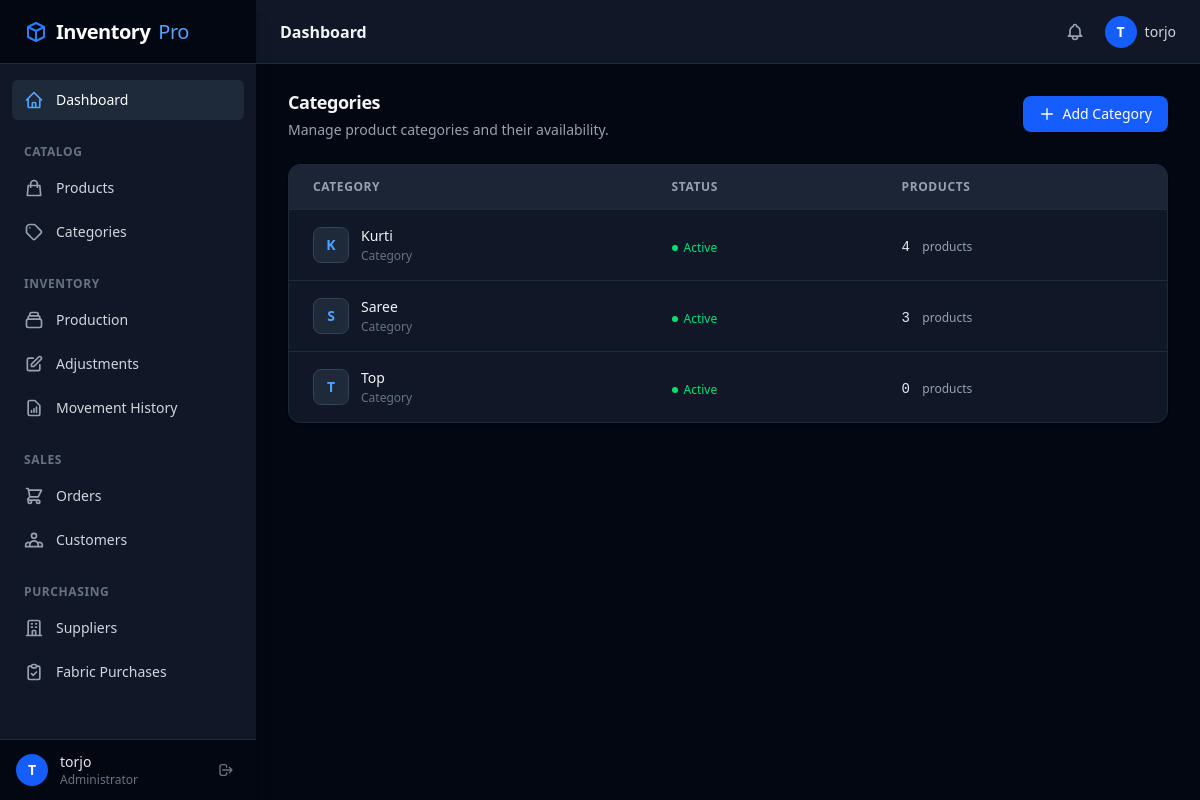
The page /products/categories/ (signed in) on the database its author committed.
### apps/accounts/models.py (models this page shows)
class User(AbstractUser):
    pass

### apps/products/models.py (models this page shows, shortened)
class Category(models.Model):
    name = models.CharField(max_length=255)
    slug = models.SlugField(max_length=255, unique=True, blank=True)
    description = models.TextField(blank=True)
    is_active = models.BooleanField(default=True)
    created_at = models.DateTimeField(auto_now_add=True)
    updated_at = models.DateTimeField(auto_now=True)
    class Meta:
        verbose_name_plural = 'Categories'
        ordering = ['name']

### apps/products/views.py (the view)
# urls.py: path('categories/', views.category_list, name='category_list'),
@login_required
def category_list(request):
    categories = Category.objects.all().order_by('name')
    return render(request, 'products/category_list.html', {'categories': categories})

### templates/products/category_list.html (shortened to what this page needs)
{% extends "base.html" %}
{% block content %}
<div class="max-w-7xl mx-auto space-y-5">
<div class="flex items-center justify-between mb-6">
    <div>
        <h1 class="text-lg font-semibold text-gray-100 tracking-tight">
            Categories
        </h1>
        <p class="mt-1 text-sm text-gray-400">
            Manage product categories and their availability.
        </p>
    </div>
    <a
        href="{% url 'products:category_create' %}"
        class="inline-flex items-center gap-2 px-4 py-2
               bg-blue-600 text-white text-sm font-medium
               rounded-lg hover:bg-blue-700
               transition-colors duration-150 shadow-sm"
    >
        <svg
            class="w-4 h-4"
            fill="none"
            viewBox="0 0 24 24"
            stroke="currentColor"
        >
            <path
                stroke-linecap="round"
                stroke-linejoin="round"
                stroke-width="2"
                d="M12 4v16m8-8H4"
            />
        </svg>
        Add Category
    </a>
</div>
<div class="border border-gray-800 rounded-xl overflow-hidden bg-gray-900 shadow-sm">
    <table class="min-w-full">
        <thead>
            <tr class="border-b border-gray-800 bg-gray-800/80">
                <th
                    class="px-6 py-3.5 text-left
                           text-xs font-semibold text-gray-400
                           uppercase tracking-wider"
                >
                    Category
                </th>
                <th
                    class="px-6 py-3.5 text-left
                           text-xs font-semibold text-gray-400
                           uppercase tracking-wider"
                >
                    Status
                </th>
                <th
                    class="px-6 py-3.5 text-left
                           text-xs font-semibold text-gray-400
                           uppercase tracking-wider"
                >
                    Products
                </th>
            </tr>
        </thead>
        <tbody class="divide-y divide-gray-800">
            {% for category in categories %}
            <tr
                class="hover:bg-gray-800/50
                       transition-colors duration-100"
            >
                <td class="px-6 py-4">
                    <div class="flex items-center gap-3">
                        <div
                            class="w-9 h-9 rounded-lg
                                   bg-gray-800 border border-gray-700
                                   flex items-center justify-center
                                   text-sm font-semibold
                                   text-blue-400"
                        >
                            {{ category.name|first|upper }}
                        </div>
                        <div>
                            <p class="text-sm font-medium text-gray-100">
                                {{ category.name }}
                            </p>
                            <p class="text-xs text-gray-500 mt-0.5">
                                Category
                            </p>
                        </div>
                    </div>
                </td>
                <td class="px-6 py-4">
                    {% if category.is_active %}
                    <span
                        class="inline-flex items-center gap-1.5
                               text-xs font-medium text-green-400"
                    >
                        <span
                            class="w-1.5 h-1.5 rounded-full bg-green-400"
                        ></span>
                        Active
                    </span>
                    {% endif %}
                </td>
                <td class="px-6 py-4">
                    <span class="text-sm font-medium text-gray-200 font-mono">
                        {{ category.products.count }}
                    </span>
                    <span class="text-xs text-gray-400 ml-1">
                        products
                    </span>
                </td>
            </tr>
            {% endfor %}
        </tbody>
    </table>
</div>
</div>
{% endblock %}

### templates/base.html (shortened to what this page needs)
<!DOCTYPE html>
<html lang="en" class="dark">
<head>
    <script src="https://cdn.jsdelivr.net/npm/@tailwindcss/browser@4"></script>
</head>
<body class="bg-gray-950 text-gray-100 font-sans antialiased">
    <div x-data="{ sidebarOpen: false }" class="flex h-screen overflow-hidden">
        {% include 'components/sidebar.html' %}
        <div class="relative flex flex-col flex-1 overflow-y-auto overflow-x-hidden">
            {% include 'components/navbar.html' %}
            <main class="w-full grow" style="padding: 1.5rem 2rem;">
                {% block content %}
                {% endblock %}
            </main>
        </div>
    </div>
</body>
</html>

### templates/components/sidebar.html (shortened to what this page needs)
<aside :class="sidebarOpen ? 'translate-x-0' : '-translate-x-full'"
       class="fixed inset-y-0 left-0 z-40 w-64 bg-gray-900 text-gray-300 flex flex-col transform transition-transform duration-200 ease-in-out md:static md:translate-x-0 h-screen shrink-0 shadow-xl">
    <div class="h-16 flex items-center justify-between px-6 border-b border-gray-800 bg-gray-950 shrink-0">
        <span class="text-xl font-bold text-white tracking-tight flex items-center gap-2">
            <svg class="w-6 h-6 text-blue-500" fill="none" stroke="currentColor" viewBox="0 0 24 24">
                <path stroke-linecap="round" stroke-linejoin="round" stroke-width="2" d="M20 7l-8-4-8 4m16 0l-8 4m8-4v10l-8 4m0-10L4 7m8 4v10M4 7v10l8 4"></path>
            </svg>
            Inventory<span class="text-blue-400 font-normal">Pro</span>
        </span>
    </div>
    <nav class="flex-1 overflow-y-auto px-3 py-4 space-y-1">
        <a href="/"
           class="flex items-center gap-3 px-3 py-2.5 text-sm font-medium rounded-md transition-colors text-white bg-gray-800 group">
            <svg class="w-5 h-5 text-blue-400" fill="none" viewBox="0 0 24 24" stroke="currentColor">
                <path stroke-linecap="round" stroke-linejoin="round" stroke-width="2" d="M3 12l2-2m0 0l7-7 7 7M5 10v10a1 1 0 001 1h3m10-11l2 2m-2-2v10a1 1 0 01-1 1h-3m-6 0a1 1 0 001-1v-4a1 1 0 011-1h2a1 1 0 011 1v4a1 1 0 001 1m-6 0h6" />
            </svg>
            Dashboard
        </a>
        <div class="pt-5 pb-1">
            <p class="px-3 text-xs font-semibold text-gray-500 uppercase tracking-wider">Catalog</p>
        </div>
        <a href="{% url 'products:product_list' %}" class="flex items-center gap-3 px-3 py-2.5 text-sm font-medium text-gray-300 hover:text-white hover:bg-gray-800 rounded-md transition-colors group">
        <svg class="w-5 h-5 text-gray-400 group-hover:text-gray-300" fill="none" viewBox="0 0 24 24" stroke="currentColor">
                        <path stroke-linecap="round" stroke-linejoin="round" stroke-width="2" d="M16 11V7a4 4 0 00-8 0v4M5 9h14l1 12H4L5 9z" />
                    </svg>
            Products
        </a>
        <a href="{% url 'products:category_list' %}" class="flex items-center gap-3 px-3 py-2.5 text-sm font-medium text-gray-300 hover:text-white hover:bg-gray-800 rounded-md transition-colors group">
            Categories
        </a>
        <div class="pt-5 pb-1">
            <p class="px-3 text-xs font-semibold text-gray-500 uppercase tracking-wider">Inventory</p>
        </div>
        <a href="{% url 'inventory:production_create' %}" class="flex items-center gap-3 px-3 py-2.5 text-sm font-medium text-gray-300 hover:text-white hover:bg-gray-800 rounded-md transition-colors group">
            Production
        </a>
        <a href="{% url 'inventory:adjustment_create' %}" class="flex items-center gap-3 px-3 py-2.5 text-sm font-medium text-gray-300 hover:text-white hover:bg-gray-800 rounded-md transition-colors group">
            <svg class="w-5 h-5 text-gray-400 group-hover:text-gray-300" fill="none" viewBox="0 0 24 24" stroke="currentColor">
                <path stroke-linecap="round" stroke-linejoin="round" stroke-width="2" d="M11 5H6a2 2 0 00-2 2v11a2 2 0 002 2h11a2 2 0 002-2v-5m-1.414-9.414a2 2 0 112.828 2.828L11.828 15H9v-2.828l8.586-8.586z" />
            </svg>
            Adjustments
        </a>
        <a href="{% url 'inventory:movement_list' %}" class="flex items-center gap-3 px-3 py-2.5 text-sm font-medium text-gray-300 hover:text-white hover:bg-gray-800 rounded-md transition-colors group">
            Movement History
        </a>
        <div class="pt-5 pb-1">
            <p class="px-3 text-xs font-semibold text-gray-500 uppercase tracking-wider">Sales</p>
        </div>
        <a href="{% url 'orders:order_list' %}" class="flex items-center gap-3 px-3 py-2.5 text-sm font-medium text-gray-300 hover:text-white hover:bg-gray-800 rounded-md transition-colors group">
            Orders
        </a>
        <a href="{% url 'orders:customer_list' %}" class="flex items-center gap-3 px-3 py-2.5 text-sm font-medium text-gray-300 hover:text-white hover:bg-gray-800 rounded-md transition-colors group">
            Customers
        </a>
        <div class="pt-5 pb-1">
            <p class="px-3 text-xs font-semibold text-gray-500 uppercase tracking-wider">Purchasing</p>
        </div>
        <a href="{% url 'purchasing:supplier_list' %}" class="flex items-center gap-3 px-3 py-2.5 text-sm font-medium text-gray-300 hover:text-white hover:bg-gray-800 rounded-md transition-colors group">
            Suppliers
        </a>
        <a href="{% url 'purchasing:fabric_purchase_list' %}" class="flex items-center gap-3 px-3 py-2.5 text-sm font-medium text-gray-300 hover:text-white hover:bg-gray-800 rounded-md transition-colors group">
            Fabric Purchases
        </a>
    </nav>
    <div class="shrink-0 border-t border-gray-800 bg-gray-950">
        <div class="flex items-center gap-3 px-4 py-3">
            <div class="w-8 h-8 rounded-full bg-blue-600 flex items-center justify-center text-white font-bold text-sm shrink-0">
                {{ request.user.username|default:"U"|slice:":1"|upper }}
            </div>
            <div class="flex-1 min-w-0">
                <p class="text-sm font-medium text-gray-200 truncate">{{ request.user.username|default:"Admin" }}</p>
                <p class="text-xs text-gray-500">Administrator</p>
            </div>
            <form method="post" action="{% url 'logout' %}" class="shrink-0">
                <button type="submit"
                        title="Logout"
                        class="p-1.5 text-gray-500 hover:text-red-400 hover:bg-gray-800 rounded-md transition-colors">
                    <svg class="w-4 h-4" fill="none" viewBox="0 0 24 24" stroke="currentColor">
                        <path stroke-linecap="round" stroke-linejoin="round" stroke-width="2" d="M17 16l4-4m0 0l-4-4m4 4H7m6 4v1a3 3 0 01-3 3H6a3 3 0 01-3-3V7a3 3 0 013-3h4a3 3 0 013 3v1" />
                    </svg>
                </button>
            </form>
        </div>
    </div>
</aside>

### templates/components/navbar.html (shortened to what this page needs)
<header class="bg-gray-900 border-b border-gray-800 h-16 flex items-center justify-between px-6 shrink-0">
    <div class="flex items-center gap-3">
        <h1 class="text-base font-semibold text-gray-100">{% block header_title %}Dashboard{% endblock %}</h1>
    </div>
    <div class="flex items-center gap-3">
        {% if user.is_authenticated %}
        <button type="button" class="hidden sm:flex p-2 rounded-md text-gray-400 hover:text-white hover:bg-gray-800 transition-colors">
        </button>
        <div class="flex items-center gap-2">
            <div class="w-8 h-8 rounded-full bg-blue-600 flex items-center justify-center text-white font-bold text-sm">
                {{ request.user.username|default:"U"|slice:":1"|upper }}
            </div>
            <span class="hidden sm:block text-sm font-medium text-gray-300">{{ request.user.username }}</span>
        </div>
        {% endif %}
    </div>
</header>

### rows shown on the page
User: user.username "T", user.username "torjo"
Category: name|first "K", name "Kurti", is_active True (drawn), products.count "4"
Category: name|first "S", name "Saree", is_active True (drawn), products.count "3"
Category: name|first "T", name "Top", is_active True (drawn), products.count "0"
